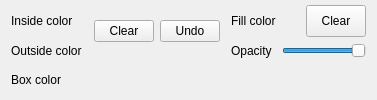
        <widget class="QWidget" name="widgetGeoColors" native="true">
         <property name="minimumSize">
          <size>
           <width>0</width>
           <height>30</height>
          </size>
         </property>
         <layout class="QGridLayout" name="gridLayout_2">
          <property name="topMargin">
           <number>5</number>
          </property>
          <property name="bottomMargin">
           <number>5</number>
          </property>
          <item row="1" column="6">
           <widget class="QLabel" name="labelGeoFillColor">
            <property name="text">
             <string>Fill color</string>
            </property>
            <property name="alignment">
             <set>Qt::AlignLeading|Qt::AlignLeft|Qt::AlignVCenter</set>
            </property>
           </widget>
          </item>
          <item row="1" column="8">
           <widget class="QPushButton" name="pushButtonGeoClearFilling">
            <property name="minimumSize">
             <size>
              <width>0</width>
              <height>0</height>
             </size>
            </property>
            <property name="maximumSize">
             <size>
              <width>60</width>
              <height>50000</height>
             </size>
            </property>
            <property name="text">
             <string>Clear</string>
            </property>
           </widget>
          </item>
          <item row="2" column="0">
           <widget class="QLabel" name="labelGeoOutsideColor">
            <property name="text">
             <string>Outside color</string>
            </property>
            <property name="alignment">
             <set>Qt::AlignLeading|Qt::AlignLeft|Qt::AlignVCenter</set>
            </property>
           </widget>
          </item>
          <item row="1" column="3" rowspan="2">
           <widget class="QPushButton" name="pushButtonGeoClear">
            <property name="minimumSize">
             <size>
              <width>0</width>
              <height>0</height>
             </size>
            </property>
            <property name="maximumSize">
             <size>
              <width>60</width>
              <height>16777215</height>
             </size>
            </property>
            <property name="text">
             <string>Clear</string>
            </property>
           </widget>
          </item>
          <item row="1" column="4" rowspan="2">
           <widget class="QPushButton" name="pushButtonGeoUndo">
            <property name="minimumSize">
             <size>
              <width>0</width>
              <height>0</height>
             </size>
            </property>
            <property name="maximumSize">
             <size>
              <width>60</width>
              <height>16777215</height>
             </size>
            </property>
            <property name="text">
             <string>Undo</string>
            </property>
           </widget>
          </item>
          <item row="1" column="2">
           <widget class="QtColorPicker" name="colorPickerGeoInside" native="true"/>
          </item>
          <item row="1" column="7">
           <widget class="QtColorPicker" name="colorPickerGeoFill" native="true"/>
          </item>
          <item row="2" column="6">
           <widget class="QLabel" name="labelGeoOpacity">
            <property name="text">
             <string>Opacity</string>
            </property>
            <property name="alignment">
             <set>Qt::AlignLeading|Qt::AlignLeft|Qt::AlignVCenter</set>
            </property>
           </widget>
          </item>
          <item row="1" column="5">
           <spacer name="horizontalSpacer_4">
            <property name="orientation">
             <enum>Qt::Horizontal</enum>
            </property>
            <property name="sizeHint" stdset="0">
             <size>
              <width>5</width>
              <height>5</height>
             </size>
            </property>
           </spacer>
          </item>
          <item row="3" column="0">
           <widget class="QLabel" name="labelBoxColor">
            <property name="text">
             <string>Box color</string>
            </property>
            <property name="alignment">
             <set>Qt::AlignLeading|Qt::AlignLeft|Qt::AlignVCenter</set>
            </property>
           </widget>
          </item>
          <item row="2" column="2">
           <widget class="QtColorPicker" name="colorPickerGeoOutside" native="true"/>
          </item>
          <item row="2" column="7" colspan="2">
           <widget class="QSlider" name="sliderGeoOpacity">
            <property name="maximum">
             <number>100</number>
            </property>
            <property name="value">
             <number>100</number>
            </property>
            <property name="orientation">
             <enum>Qt::Horizontal</enum>
            </property>
           </widget>
          </item>
          <item row="1" column="0">
           <widget class="QLabel" name="labelGeoInsideColor">
            <property name="text">
             <string>Inside color</string>
            </property>
            <property name="alignment">
             <set>Qt::AlignLeading|Qt::AlignLeft|Qt::AlignVCenter</set>
            </property>
           </widget>
          </item>
          <item row="3" column="2">
           <widget class="QtColorPicker" name="colorPickerBox" native="true"/>
          </item>
         </layout>
        </widget>
